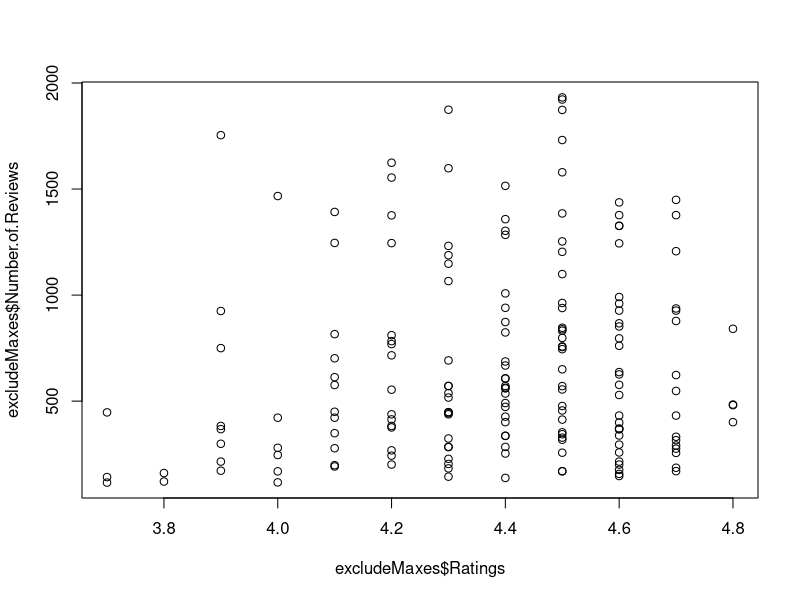
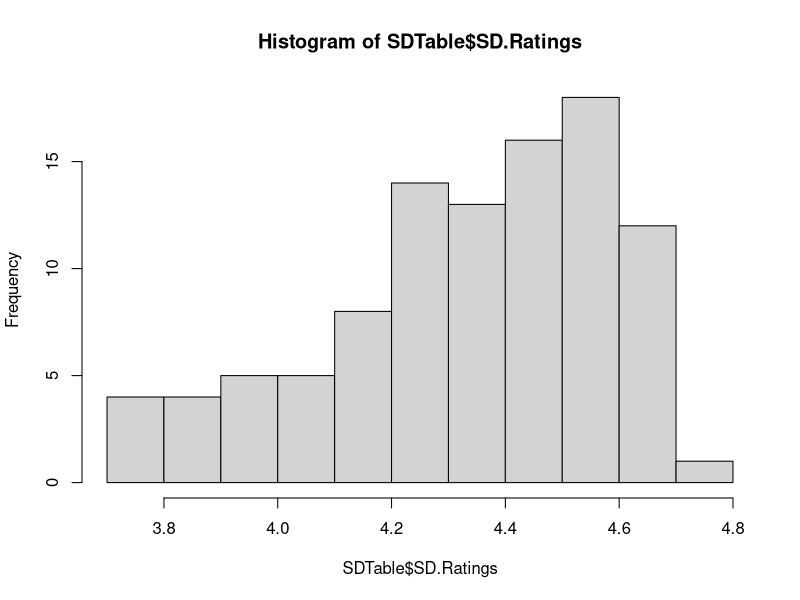
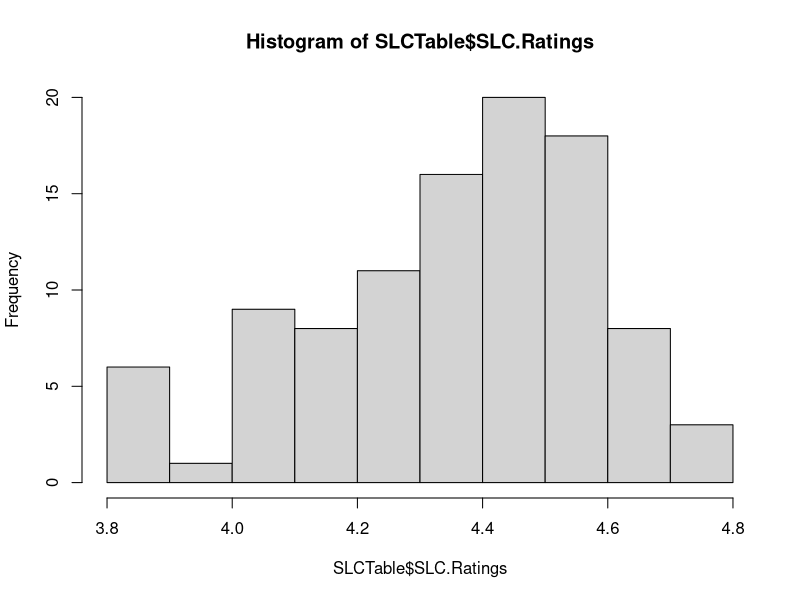
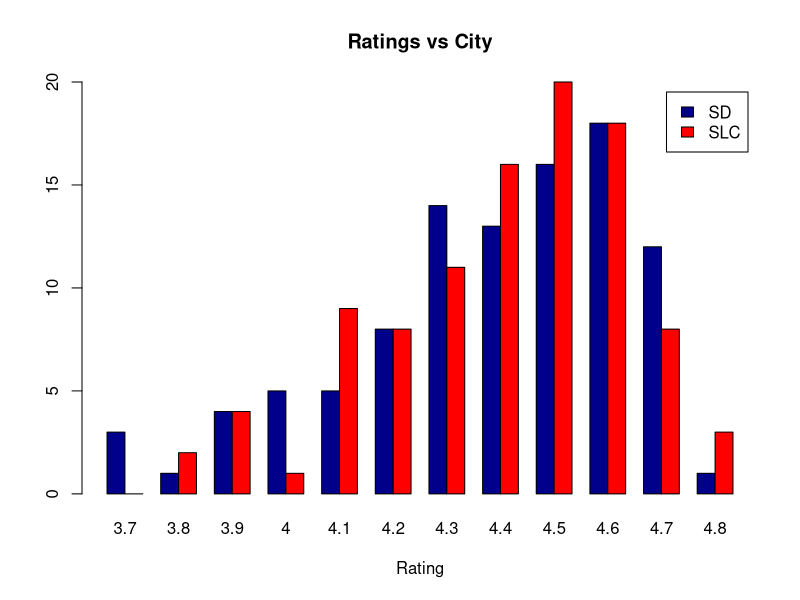
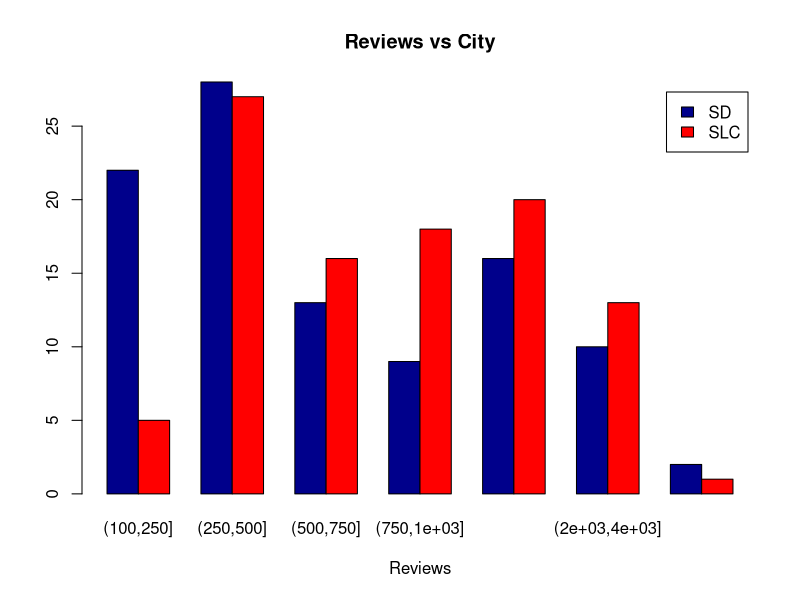

These figures' R source, in order:
## ---- chunk 1
knitr::opts_chunk$set(echo = FALSE)
## ---- chunk 2
rawData = data.frame(read.csv("DataA1.csv"))

#table with no cost
splitTable <- split(rawData, f = rawData$City)
SDTable <- data.frame(splitTable[1])
SLCTable = data.frame(splitTable[2])
## ---- chunk 3
head(rawData)
## ---- chunk 4
quantile(rawData$Ratings, prob= c(0.25, 0.5, 0.75))

quantile(rawData$Number.of.Reviews, prob= c(0.25, 0.5, 0.75))
## ---- chunk 5
table(rawData$City[which(rawData$Ratings <= 4.275)])

table(rawData$City[which(rawData$Ratings <= 4.400)])

table(rawData$City[which(rawData$Ratings <= 4.6)])
## ---- chunk 6
table(rawData$City[which(rawData$Number.of.Reviews <= 347.75)])

table(rawData$City[which(rawData$Number.of.Reviews <= 618)])

table(rawData$City[which(rawData$Number.of.Reviews <= 1260.75)])
## ---- chunk 7
mean(SDTable$SD.Ratings)

median(SDTable$SD.Ratings)

var(SDTable$SD.Ratings)

sd(SDTable$SD.Ratings)
## ---- chunk 8
mean(SDTable$SD.Number.of.Reviews)

median(SDTable$SD.Number.of.Reviews)

var(SDTable$SD.Number.of.Reviews)

sd(SDTable$SD.Number.of.Reviews)
## ---- chunk 9
mean(SLCTable$SLC.Ratings)

median(SLCTable$SLC.Ratings)

var(SLCTable$SLC.Ratings)

sd(SLCTable$SLC.Ratings)
## ---- chunk 10
mean(SLCTable$SLC.Number.of.Reviews)

median(SLCTable$SLC.Number.of.Reviews)

var(SLCTable$SLC.Number.of.Reviews)

sd(SLCTable$SLC.Number.of.Reviews)
## ---- chunk 11
Cuisines = c("Italian", "American", "Thai", "Indian", "Japanese", "Mexican", "Chinese", "Seafood", "Other")

AveragesSDRating <- vector()
AveragesSDReview <- vector()
AveragesSLCRating <- vector()
AveragesSLCReview <- vector()
for(food in Cuisines) {
  AveragesSDRating = append(AveragesSDRating, mean(SDTable$SD.Ratings[which(SDTable$SD.Cuisine == food)]))
  AveragesSDReview = append(AveragesSDReview, mean(SDTable$SD.Number.of.Reviews[which(SDTable$SD.Cuisine == food)]))
  
  AveragesSLCRating = append(AveragesSLCRating, mean(SLCTable$SLC.Ratings[which(SLCTable$SLC.Cuisine == food)]))
  AveragesSLCReview = append(AveragesSLCReview, mean(SLCTable$SLC.Number.of.Reviews[which(SLCTable$SLC.Cuisine == food)]))
}

data.frame(Cuisines, AveragesSDRating, AveragesSLCRating, AveragesSDReview, AveragesSLCReview)
## ---- chunk 12

excludeMaxes <- subset(rawData, Number.of.Reviews <= 2000)
plot(excludeMaxes$Ratings, excludeMaxes$Number.of.Reviews)
## ---- chunk 13
hist(SDTable$SD.Ratings, breaks = 15)
## ---- chunk 14
hist(SLCTable$SLC.Ratings, breaks = 14)
## ---- chunk 15
counts <- table(rawData$City, rawData$Ratings)
barplot(counts, main="Ratings vs City", xlab="Rating", col=c("darkblue", "red"), legend=rownames(counts), beside = TRUE)
## ---- chunk 16
counts <- table(rawData$City, cut(rawData$Number.of.Reviews, breaks = c(8000, 4000, 2000, 1000, 750, 500, 250, 100)))
barplot(counts, main="Reviews vs City", xlab="Reviews", col=c("darkblue", "red"), legend=rownames(counts), beside = TRUE)
